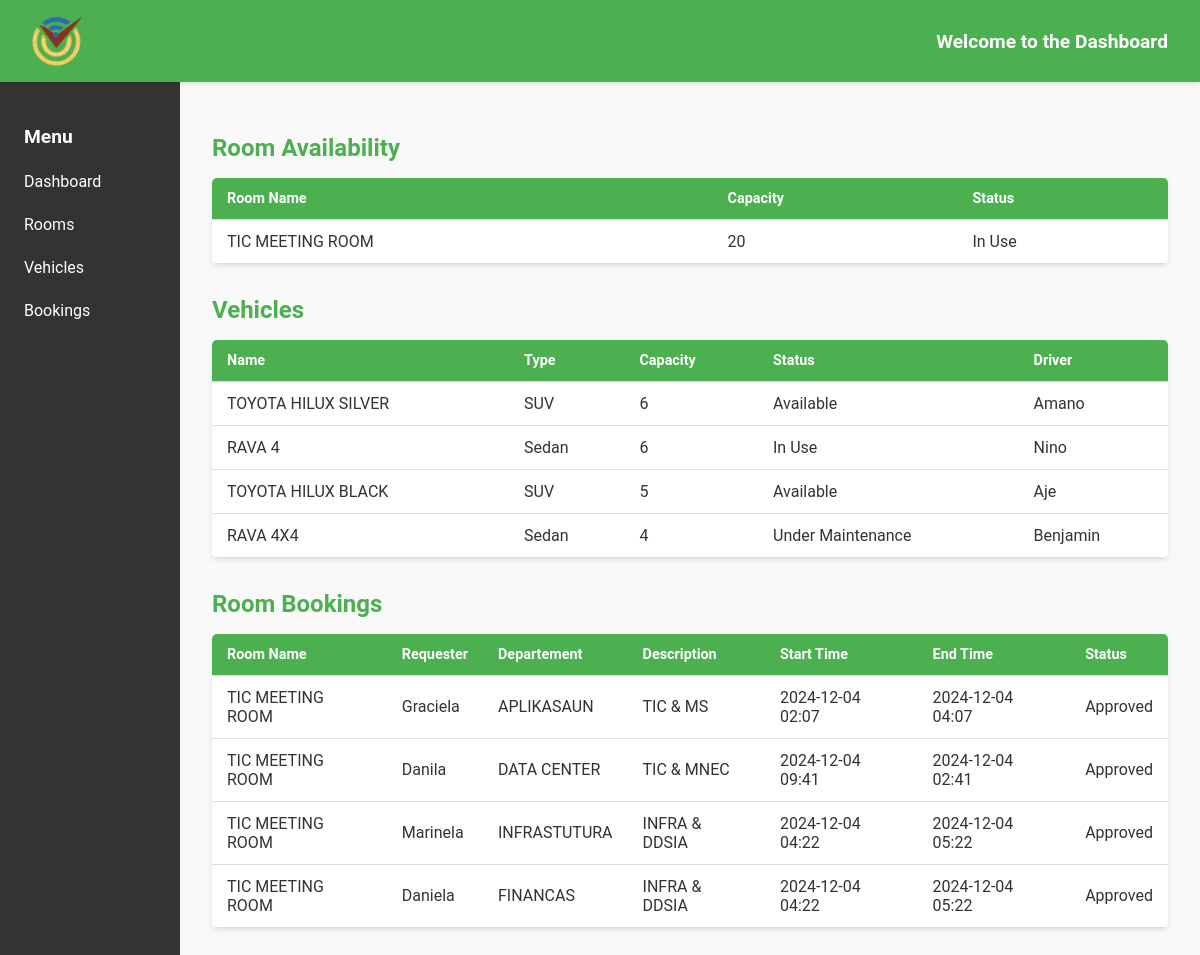
Before: / with the older database file.
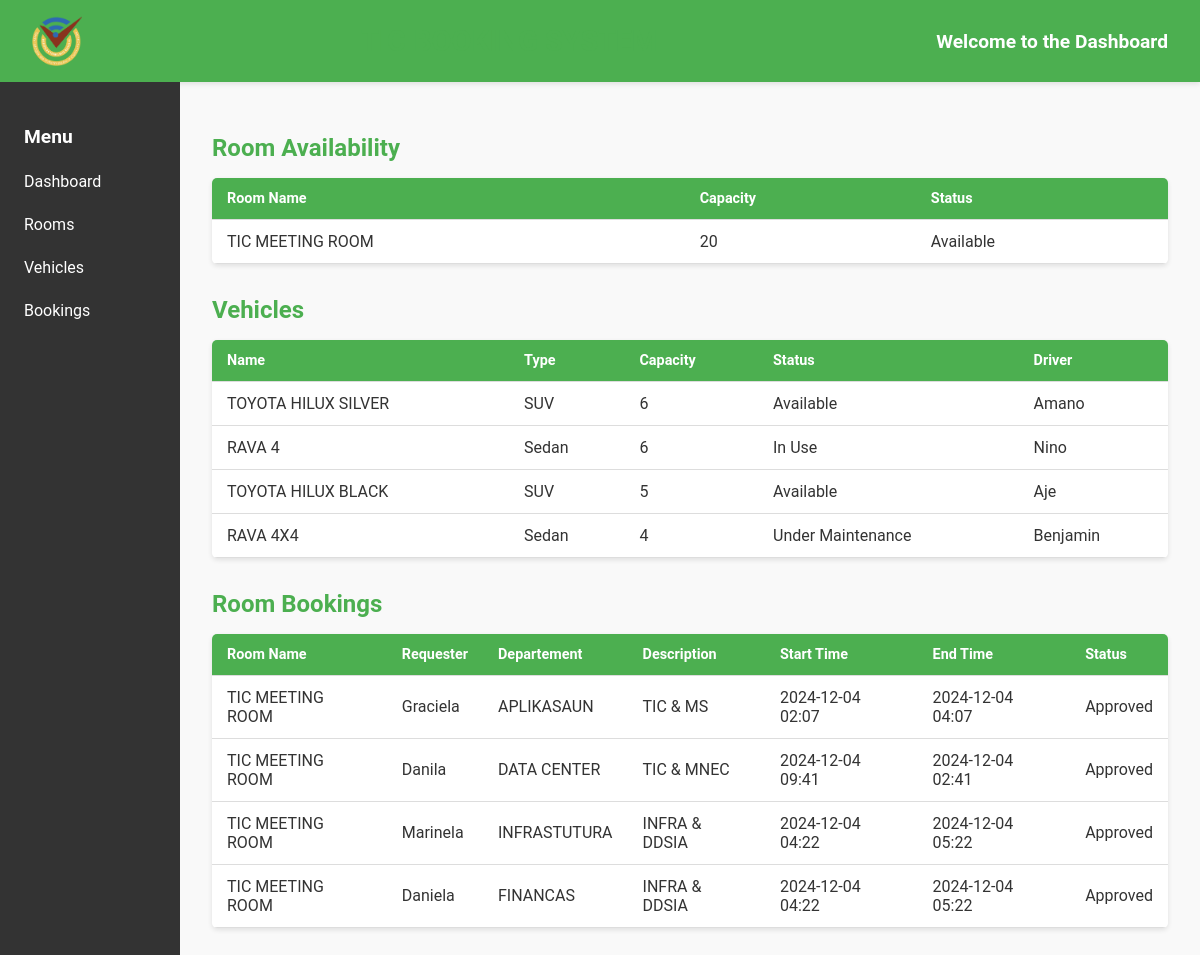
After: the same page with the newer database file.
### bookingsystem/models.py (models this page shows, shortened)
class Room(models.Model):
    name = models.CharField(max_length=100)
    capacity = models.IntegerField()
    status = models.CharField(max_length=50, choices=[
        ('Available', 'Available'),
        ('In Use', 'In Use'),
        ('Under Maintenance', 'Under Maintenance'),
    ])

### bookingsystem/views.py (the view)
# urls.py: path('', views.dashboard, name='dashboard'),  # Dashboard
def dashboard(request):
    rooms = Room.objects.all()
    vehicles = Vehicle.objects.all()
    bookings = Booking.objects.select_related('room', 'vehicle', 'departement').all()
    departements = Departement.objects.all()
    context = {
        'rooms': rooms,
        'vehicles': vehicles,
        'bookings': bookings,
        'departements': departements,
    }
    return render(request, 'dashboard.html', context)

### bookingsystem/templates/dashboard.html (shortened to what the changed rows need)
<!DOCTYPE html>
<html lang="en">
<head>
</head>
<body>
    <header>
        <h1>TIC BOOKING SYSTEM</h1>
    </header>
    <div class="container">
        <div class="main-content">
            <h2>Room Availability</h2>
            <table>
                <thead>
                    <tr>
                        <th>Room Name</th>
                        <th>Capacity</th>
                        <th>Status</th>
                    </tr>
                </thead>
                <tbody>
                    {% for room in rooms %}
                        <tr>
                            <td>{{ room.name }}</td>
                            <td>{{ room.capacity }}</td>
                            <td>{{ room.status }}</td>
                        </tr>
                    {% empty %}
                        <tr>
                            <td colspan="3" class="no-data">No rooms available.</td>
                        </tr>
                    {% endfor %}
                </tbody>
            </table>
            <h2>Vehicles</h2>
            <table>
                <thead>
                    <tr>
                        <th>Name</th>
                        <th>Type</th>
                        <th>Capacity</th>
                        <th>Status</th>
                        <th>Driver</th>
                    </tr>
                </thead>
            </table>
            <h2>Room Bookings</h2>
            <table>
                <thead>
                    <tr>
                        <th>Room Name</th>
                        <th>Requester</th>
                        <th>Departement</th>
                        <th>Description</th>
                        <th>Start Time</th>
                        <th>End Time</th>
                        <th>Status</th>
                    </tr>
                </thead>
            </table>
        </div>
    </div>
</body>
</html>

Changed rows visible on the page:
changed Room "TIC MEETING ROOM": status "In Use" → "Available"
